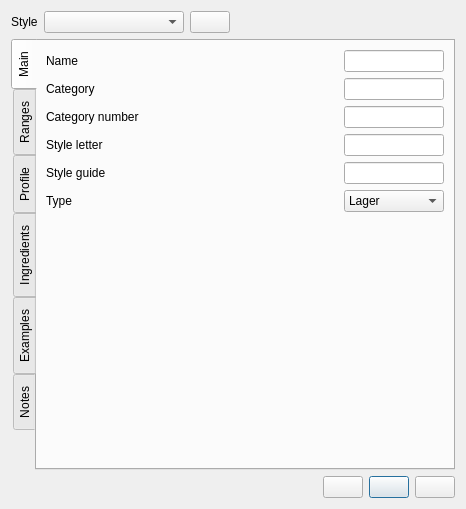
<?xml version="1.0" encoding="UTF-8"?>
<ui version="4.0">
 <class>styleEditor</class>
 <widget class="QDialog" name="styleEditor">
  <property name="geometry">
   <rect>
    <x>0</x>
    <y>0</y>
    <width>466</width>
    <height>509</height>
   </rect>
  </property>
  <property name="sizePolicy">
   <sizepolicy hsizetype="Preferred" vsizetype="Minimum">
    <horstretch>0</horstretch>
    <verstretch>0</verstretch>
   </sizepolicy>
  </property>
  <property name="windowTitle">
   <string>Style Editor</string>
  </property>
  <layout class="QVBoxLayout" name="verticalLayout">
   <item>
    <layout class="QHBoxLayout" name="horizontalLayout_styles">
     <item>
      <widget class="QLabel" name="label">
       <property name="text">
        <string>Style</string>
       </property>
      </widget>
     </item>
     <item>
      <widget class="QComboBox" name="styleComboBox">
       <property name="minimumSize">
        <size>
         <width>140</width>
         <height>0</height>
        </size>
       </property>
       <property name="sizeAdjustPolicy">
        <enum>QComboBox::AdjustToContents</enum>
       </property>
      </widget>
     </item>
     <item>
      <widget class="QPushButton" name="pushButton_remove">
       <property name="toolTip">
        <string>Delete selected style</string>
       </property>
       <property name="text">
        <string/>
       </property>
       <property name="icon">
        <iconset resource="../brewken.qrc">
         <normaloff>:/images/smallMinus.svg</normaloff>:/images/smallMinus.svg</iconset>
       </property>
       <property name="autoDefault">
        <bool>false</bool>
       </property>
      </widget>
     </item>
     <item>
      <spacer name="horizontalSpacer">
       <property name="orientation">
        <enum>Qt::Horizontal</enum>
       </property>
       <property name="sizeHint" stdset="0">
        <size>
         <width>40</width>
         <height>20</height>
        </size>
       </property>
      </spacer>
     </item>
    </layout>
   </item>
   <item>
    <widget class="QTabWidget" name="tabWidget_profile">
     <property name="sizePolicy">
      <sizepolicy hsizetype="Expanding" vsizetype="MinimumExpanding">
       <horstretch>0</horstretch>
       <verstretch>0</verstretch>
      </sizepolicy>
     </property>
     <property name="tabPosition">
      <enum>QTabWidget::West</enum>
     </property>
     <property name="currentIndex">
      <number>0</number>
     </property>
     <property name="usesScrollButtons">
      <bool>false</bool>
     </property>
     <widget class="QWidget" name="tab_main">
      <attribute name="title">
       <string>Main</string>
      </attribute>
      <layout class="QGridLayout" name="gridLayout">
       <item row="2" column="0">
        <widget class="QLabel" name="label_category">
         <property name="sizePolicy">
          <sizepolicy hsizetype="Expanding" vsizetype="Preferred">
           <horstretch>0</horstretch>
           <verstretch>0</verstretch>
          </sizepolicy>
         </property>
         <property name="toolTip">
          <string>Required</string>
         </property>
         <property name="text">
          <string>Category</string>
         </property>
         <property name="buddy">
          <cstring>lineEdit_category</cstring>
         </property>
        </widget>
       </item>
       <item row="5" column="3">
        <widget class="BtStringEdit" name="lineEdit_styleLetter">
         <property name="sizePolicy">
          <sizepolicy hsizetype="Fixed" vsizetype="Fixed">
           <horstretch>100</horstretch>
           <verstretch>0</verstretch>
          </sizepolicy>
         </property>
         <property name="minimumSize">
          <size>
           <width>100</width>
           <height>0</height>
          </size>
         </property>
         <property name="maximumSize">
          <size>
           <width>100</width>
           <height>16777215</height>
          </size>
         </property>
         <property name="toolTip">
          <string>Style letter</string>
         </property>
         <property name="editField" stdset="0">
          <string>styleLetter</string>
         </property>
        </widget>
       </item>
       <item row="6" column="3">
        <widget class="BtStringEdit" name="lineEdit_styleGuide">
         <property name="sizePolicy">
          <sizepolicy hsizetype="Fixed" vsizetype="Fixed">
           <horstretch>100</horstretch>
           <verstretch>0</verstretch>
          </sizepolicy>
         </property>
         <property name="minimumSize">
          <size>
           <width>100</width>
           <height>0</height>
          </size>
         </property>
         <property name="maximumSize">
          <size>
           <width>100</width>
           <height>16777215</height>
          </size>
         </property>
         <property name="toolTip">
          <string>Style guide</string>
         </property>
         <property name="editField" stdset="0">
          <string>styleGuide</string>
         </property>
        </widget>
       </item>
       <item row="4" column="3">
        <widget class="BtStringEdit" name="lineEdit_categoryNumber">
         <property name="sizePolicy">
          <sizepolicy hsizetype="Fixed" vsizetype="Fixed">
           <horstretch>100</horstretch>
           <verstretch>0</verstretch>
          </sizepolicy>
         </property>
         <property name="minimumSize">
          <size>
           <width>100</width>
           <height>0</height>
          </size>
         </property>
         <property name="maximumSize">
          <size>
           <width>100</width>
           <height>16777215</height>
          </size>
         </property>
         <property name="toolTip">
          <string>Category number</string>
         </property>
         <property name="editField" stdset="0">
          <string>categoryNumber</string>
         </property>
        </widget>
       </item>
       <item row="2" column="3">
        <widget class="BtStringEdit" name="lineEdit_category">
         <property name="sizePolicy">
          <sizepolicy hsizetype="Fixed" vsizetype="Fixed">
           <horstretch>100</horstretch>
           <verstretch>0</verstretch>
          </sizepolicy>
         </property>
         <property name="minimumSize">
          <size>
           <width>100</width>
           <height>0</height>
          </size>
         </property>
         <property name="maximumSize">
          <size>
           <width>100</width>
           <height>16777215</height>
          </size>
         </property>
         <property name="toolTip">
          <string>Category</string>
         </property>
         <property name="editField" stdset="0">
          <string>category</string>
         </property>
        </widget>
       </item>
       <item row="7" column="0">
        <widget class="QLabel" name="label_type">
         <property name="sizePolicy">
          <sizepolicy hsizetype="Expanding" vsizetype="Preferred">
           <horstretch>0</horstretch>
           <verstretch>0</verstretch>
          </sizepolicy>
         </property>
         <property name="toolTip">
          <string>Required</string>
         </property>
         <property name="text">
          <string>Type</string>
         </property>
        </widget>
       </item>
       <item row="7" column="3">
        <widget class="QComboBox" name="comboBox_type">
         <property name="sizePolicy">
          <sizepolicy hsizetype="Fixed" vsizetype="Fixed">
           <horstretch>100</horstretch>
           <verstretch>0</verstretch>
          </sizepolicy>
         </property>
         <property name="minimumSize">
          <size>
           <width>100</width>
           <height>0</height>
          </size>
         </property>
         <property name="maximumSize">
          <size>
           <width>100</width>
           <height>16777215</height>
          </size>
         </property>
         <property name="toolTip">
          <string>Type of beverage</string>
         </property>
         <item>
          <property name="text">
           <string>Lager</string>
          </property>
         </item>
         <item>
          <property name="text">
           <string>Ale</string>
          </property>
         </item>
         <item>
          <property name="text">
           <string>Mead</string>
          </property>
         </item>
         <item>
          <property name="text">
           <string>Wheat</string>
          </property>
         </item>
         <item>
          <property name="text">
           <string>Mixed</string>
          </property>
         </item>
         <item>
          <property name="text">
           <string>Cider</string>
          </property>
         </item>
        </widget>
       </item>
       <item row="0" column="0">
        <widget class="QLabel" name="label_name">
         <property name="sizePolicy">
          <sizepolicy hsizetype="Expanding" vsizetype="Preferred">
           <horstretch>0</horstretch>
           <verstretch>0</verstretch>
          </sizepolicy>
         </property>
         <property name="toolTip">
          <string>Required</string>
         </property>
         <property name="text">
          <string>Name</string>
         </property>
         <property name="buddy">
          <cstring>lineEdit_name</cstring>
         </property>
        </widget>
       </item>
       <item row="4" column="0" colspan="3">
        <widget class="QLabel" name="label_categoryNumber">
         <property name="sizePolicy">
          <sizepolicy hsizetype="Expanding" vsizetype="Preferred">
           <horstretch>0</horstretch>
           <verstretch>0</verstretch>
          </sizepolicy>
         </property>
         <property name="toolTip">
          <string>Required</string>
         </property>
         <property name="text">
          <string>Category number</string>
         </property>
         <property name="buddy">
          <cstring>lineEdit_categoryNumber</cstring>
         </property>
        </widget>
       </item>
       <item row="5" column="0" colspan="2">
        <widget class="QLabel" name="label_styleLetter">
         <property name="sizePolicy">
          <sizepolicy hsizetype="Expanding" vsizetype="Preferred">
           <horstretch>0</horstretch>
           <verstretch>0</verstretch>
          </sizepolicy>
         </property>
         <property name="toolTip">
          <string>Required</string>
         </property>
         <property name="text">
          <string>Style letter</string>
         </property>
         <property name="buddy">
          <cstring>lineEdit_styleLetter</cstring>
         </property>
        </widget>
       </item>
       <item row="0" column="3">
        <widget class="BtStringEdit" name="lineEdit_name">
         <property name="sizePolicy">
          <sizepolicy hsizetype="Fixed" vsizetype="Fixed">
           <horstretch>100</horstretch>
           <verstretch>0</verstretch>
          </sizepolicy>
         </property>
         <property name="minimumSize">
          <size>
           <width>100</width>
           <height>0</height>
          </size>
         </property>
         <property name="maximumSize">
          <size>
           <width>100</width>
           <height>16777215</height>
          </size>
         </property>
         <property name="toolTip">
          <string>Name</string>
         </property>
         <property name="editField" stdset="0">
          <string>name</string>
         </property>
        </widget>
       </item>
       <item row="6" column="0" colspan="2">
        <widget class="QLabel" name="label_styleGuide">
         <property name="sizePolicy">
          <sizepolicy hsizetype="Expanding" vsizetype="Preferred">
           <horstretch>0</horstretch>
           <verstretch>0</verstretch>
          </sizepolicy>
         </property>
         <property name="toolTip">
          <string>Required</string>
         </property>
         <property name="text">
          <string>Style guide</string>
         </property>
         <property name="buddy">
          <cstring>lineEdit_styleGuide</cstring>
         </property>
        </widget>
       </item>
       <item row="8" column="0">
        <spacer name="verticalSpacer">
         <property name="orientation">
          <enum>Qt::Vertical</enum>
         </property>
         <property name="sizeHint" stdset="0">
          <size>
           <width>20</width>
           <height>40</height>
          </size>
         </property>
        </spacer>
       </item>
      </layout>
     </widget>
     <widget class="QWidget" name="tab_ranges">
      <attribute name="title">
       <string>Ranges</string>
      </attribute>
      <layout class="QGridLayout" name="gridLayout_2">
       <item row="3" column="2">
        <widget class="BtGenericEdit" name="lineEdit_ibuMax">
         <property name="sizePolicy">
          <sizepolicy hsizetype="Expanding" vsizetype="Fixed">
           <horstretch>100</horstretch>
           <verstretch>0</verstretch>
          </sizepolicy>
         </property>
         <property name="minimumSize">
          <size>
           <width>100</width>
           <height>0</height>
          </size>
         </property>
         <property name="editField" stdset="0">
          <string notr="true">ibuMax</string>
         </property>
        </widget>
       </item>
       <item row="4" column="1">
        <widget class="BtColorEdit" name="lineEdit_colorMin">
         <property name="sizePolicy">
          <sizepolicy hsizetype="Expanding" vsizetype="Fixed">
           <horstretch>100</horstretch>
           <verstretch>0</verstretch>
          </sizepolicy>
         </property>
         <property name="minimumSize">
          <size>
           <width>100</width>
           <height>0</height>
          </size>
         </property>
         <property name="editField" stdset="0">
          <string notr="true">colorMin_srm</string>
         </property>
        </widget>
       </item>
       <item row="6" column="2">
        <widget class="BtGenericEdit" name="lineEdit_abvMax">
         <property name="sizePolicy">
          <sizepolicy hsizetype="Expanding" vsizetype="Fixed">
           <horstretch>100</horstretch>
           <verstretch>0</verstretch>
          </sizepolicy>
         </property>
         <property name="minimumSize">
          <size>
           <width>100</width>
           <height>0</height>
          </size>
         </property>
         <property name="editField" stdset="0">
          <string notr="true">abvMax_pct</string>
         </property>
        </widget>
       </item>
       <item row="0" column="2">
        <widget class="QLabel" name="label_max">
         <property name="text">
          <string>Max</string>
         </property>
        </widget>
       </item>
       <item row="5" column="1">
        <widget class="BtGenericEdit" name="lineEdit_carbMin">
         <property name="sizePolicy">
          <sizepolicy hsizetype="Expanding" vsizetype="Fixed">
           <horstretch>100</horstretch>
           <verstretch>0</verstretch>
          </sizepolicy>
         </property>
         <property name="minimumSize">
          <size>
           <width>100</width>
           <height>0</height>
          </size>
         </property>
         <property name="editField" stdset="0">
          <string notr="true">carbMin_vol</string>
         </property>
        </widget>
       </item>
       <item row="2" column="0">
        <widget class="BtDensityLabel" name="label_fg">
         <property name="contextMenuPolicy">
          <enum>Qt::CustomContextMenu</enum>
         </property>
         <property name="text">
          <string>FG</string>
         </property>
         <property name="editField" stdset="0">
          <string notr="true">fg</string>
         </property>
        </widget>
       </item>
       <item row="6" column="0">
        <widget class="QLabel" name="label_abv">
         <property name="text">
          <string>ABV (pct)</string>
         </property>
        </widget>
       </item>
       <item row="1" column="1">
        <widget class="BtDensityEdit" name="lineEdit_ogMin">
         <property name="sizePolicy">
          <sizepolicy hsizetype="Expanding" vsizetype="Fixed">
           <horstretch>100</horstretch>
           <verstretch>0</verstretch>
          </sizepolicy>
         </property>
         <property name="minimumSize">
          <size>
           <width>100</width>
           <height>0</height>
          </size>
         </property>
         <property name="editField" stdset="0">
          <string notr="true">ogMin</string>
         </property>
        </widget>
       </item>
       <item row="3" column="1">
        <widget class="BtGenericEdit" name="lineEdit_ibuMin">
         <property name="sizePolicy">
          <sizepolicy hsizetype="Expanding" vsizetype="Fixed">
           <horstretch>100</horstretch>
           <verstretch>0</verstretch>
          </sizepolicy>
         </property>
         <property name="minimumSize">
          <size>
           <width>100</width>
           <height>0</height>
          </size>
         </property>
         <property name="editField" stdset="0">
          <string notr="true">ibuMin</string>
         </property>
        </widget>
       </item>
       <item row="1" column="2">
        <widget class="BtDensityEdit" name="lineEdit_ogMax">
         <property name="sizePolicy">
          <sizepolicy hsizetype="Expanding" vsizetype="Fixed">
           <horstretch>100</horstretch>
           <verstretch>0</verstretch>
          </sizepolicy>
         </property>
         <property name="minimumSize">
          <size>
           <width>100</width>
           <height>0</height>
          </size>
         </property>
         <property name="editField" stdset="0">
          <string notr="true">ogMax</string>
         </property>
        </widget>
       </item>
       <item row="4" column="2">
        <widget class="BtColorEdit" name="lineEdit_colorMax">
         <property name="sizePolicy">
          <sizepolicy hsizetype="Expanding" vsizetype="Fixed">
           <horstretch>100</horstretch>
           <verstretch>0</verstretch>
          </sizepolicy>
         </property>
         <property name="minimumSize">
          <size>
           <width>100</width>
           <height>0</height>
          </size>
         </property>
         <property name="editField" stdset="0">
          <string notr="true">colorMax_srm</string>
         </property>
        </widget>
       </item>
       <item row="2" column="1">
        <widget class="BtDensityEdit" name="lineEdit_fgMin">
         <property name="sizePolicy">
          <sizepolicy hsizetype="Expanding" vsizetype="Fixed">
           <horstretch>100</horstretch>
           <verstretch>0</verstretch>
          </sizepolicy>
         </property>
         <property name="minimumSize">
          <size>
           <width>100</width>
           <height>0</height>
          </size>
         </property>
         <property name="editField" stdset="0">
          <string notr="true">fgMin</string>
         </property>
        </widget>
       </item>
       <item row="5" column="0">
        <widget class="QLabel" name="label_carb">
         <property name="text">
          <string>Carb (vols)</string>
         </property>
        </widget>
       </item>
       <item row="2" column="2">
        <widget class="BtDensityEdit" name="lineEdit_fgMax">
         <property name="sizePolicy">
          <sizepolicy hsizetype="Expanding" vsizetype="Fixed">
           <horstretch>100</horstretch>
           <verstretch>0</verstretch>
          </sizepolicy>
         </property>
         <property name="minimumSize">
          <size>
           <width>100</width>
           <height>0</height>
          </size>
         </property>
         <property name="editField" stdset="0">
          <string notr="true">fgMax</string>
         </property>
        </widget>
       </item>
       <item row="4" column="0">
        <widget class="BtColorLabel" name="label_color">
         <property name="contextMenuPolicy">
          <enum>Qt::CustomContextMenu</enum>
         </property>
         <property name="text">
          <string>Color (SRM)</string>
         </property>
         <property name="editField" stdset="0">
          <string notr="true">color_srm</string>
         </property>
        </widget>
       </item>
       <item row="6" column="1">
        <widget class="BtGenericEdit" name="lineEdit_abvMin">
         <property name="sizePolicy">
          <sizepolicy hsizetype="Expanding" vsizetype="Fixed">
           <horstretch>100</horstretch>
           <verstretch>0</verstretch>
          </sizepolicy>
         </property>
         <property name="minimumSize">
          <size>
           <width>100</width>
           <height>0</height>
          </size>
         </property>
         <property name="editField" stdset="0">
          <string notr="true">abvMin_pct</string>
         </property>
        </widget>
       </item>
       <item row="1" column="0">
        <widget class="BtDensityLabel" name="label_og">
         <property name="contextMenuPolicy">
          <enum>Qt::CustomContextMenu</enum>
         </property>
         <property name="text">
          <string>OG</string>
         </property>
         <property name="editField" stdset="0">
          <string notr="true">og</string>
         </property>
        </widget>
       </item>
       <item row="5" column="2">
        <widget class="BtGenericEdit" name="lineEdit_carbMax">
         <property name="sizePolicy">
          <sizepolicy hsizetype="Expanding" vsizetype="Fixed">
           <horstretch>100</horstretch>
           <verstretch>0</verstretch>
          </sizepolicy>
         </property>
         <property name="minimumSize">
          <size>
           <width>100</width>
           <height>0</height>
          </size>
         </property>
         <property name="editField" stdset="0">
          <string notr="true">carbMax_vol</string>
         </property>
        </widget>
       </item>
       <item row="0" column="1">
        <widget class="QLabel" name="label_min">
         <property name="text">
          <string>Min</string>
         </property>
        </widget>
       </item>
       <item row="3" column="0">
        <widget class="QLabel" name="label_ibu">
         <property name="text">
          <string>IBUs</string>
         </property>
        </widget>
       </item>
       <item row="7" column="1">
        <spacer name="verticalSpacer_2">
         <property name="orientation">
          <enum>Qt::Vertical</enum>
         </property>
         <property name="sizeHint" stdset="0">
          <size>
           <width>20</width>
           <height>40</height>
          </size>
         </property>
        </spacer>
       </item>
      </layout>
     </widget>
     <widget class="QWidget" name="tab">
      <attribute name="title">
       <string>Profile</string>
      </attribute>
      <layout class="QVBoxLayout" name="verticalLayout_9">
       <item>
        <widget class="QTextEdit" name="textEdit_profile">
         <property name="sizePolicy">
          <sizepolicy hsizetype="Expanding" vsizetype="MinimumExpanding">
           <horstretch>0</horstretch>
           <verstretch>0</verstretch>
          </sizepolicy>
         </property>
         <property name="maximumSize">
          <size>
           <width>16777215</width>
           <height>16777215</height>
          </size>
         </property>
        </widget>
       </item>
      </layout>
     </widget>
     <widget class="QWidget" name="tab_2">
      <attribute name="title">
       <string>Ingredients</string>
      </attribute>
      <layout class="QVBoxLayout" name="verticalLayout_10">
       <item>
        <widget class="QTextEdit" name="textEdit_ingredients">
         <property name="sizePolicy">
          <sizepolicy hsizetype="Expanding" vsizetype="MinimumExpanding">
           <horstretch>0</horstretch>
           <verstretch>0</verstretch>
          </sizepolicy>
         </property>
        </widget>
       </item>
      </layout>
     </widget>
     <widget class="QWidget" name="tab_3">
      <attribute name="title">
       <string>Examples</string>
      </attribute>
      <layout class="QVBoxLayout" name="verticalLayout_11">
       <item>
        <widget class="QTextEdit" name="textEdit_examples">
         <property name="sizePolicy">
          <sizepolicy hsizetype="Expanding" vsizetype="MinimumExpanding">
           <horstretch>0</horstretch>
           <verstretch>0</verstretch>
          </sizepolicy>
         </property>
        </widget>
       </item>
      </layout>
     </widget>
     <widget class="QWidget" name="tab_4">
      <attribute name="title">
       <string>Notes</string>
      </attribute>
      <layout class="QVBoxLayout" name="verticalLayout_12">
       <item>
        <widget class="QTextEdit" name="textEdit_notes"/>
       </item>
      </layout>
     </widget>
    </widget>
   </item>
   <item>
    <layout class="QHBoxLayout" name="horizontalLayout">
     <item>
      <spacer name="horizontalSpacer_2">
       <property name="orientation">
        <enum>Qt::Horizontal</enum>
       </property>
       <property name="sizeHint" stdset="0">
        <size>
         <width>40</width>
         <height>20</height>
        </size>
       </property>
      </spacer>
     </item>
     <item>
      <widget class="QPushButton" name="pushButton_new">
       <property name="toolTip">
        <string>New style</string>
       </property>
       <property name="text">
        <string/>
       </property>
       <property name="icon">
        <iconset resource="../brewken.qrc">
         <normaloff>:/images/smallPlus.svg</normaloff>:/images/smallPlus.svg</iconset>
       </property>
       <property name="autoDefault">
        <bool>false</bool>
       </property>
      </widget>
     </item>
     <item>
      <widget class="QPushButton" name="pushButton_save">
       <property name="toolTip">
        <string>Save and close</string>
       </property>
       <property name="text">
        <string/>
       </property>
       <property name="icon">
        <iconset resource="../brewken.qrc">
         <normaloff>:/images/filesave.svg</normaloff>:/images/filesave.svg</iconset>
       </property>
       <property name="autoDefault">
        <bool>false</bool>
       </property>
       <property name="default">
        <bool>true</bool>
       </property>
      </widget>
     </item>
     <item>
      <widget class="QPushButton" name="pushButton_cancel">
       <property name="toolTip">
        <string>Discard and close</string>
       </property>
       <property name="text">
        <string/>
       </property>
       <property name="icon">
        <iconset resource="../brewken.qrc">
         <normaloff>:/images/exit.svg</normaloff>:/images/exit.svg</iconset>
       </property>
       <property name="autoDefault">
        <bool>false</bool>
       </property>
      </widget>
     </item>
    </layout>
   </item>
  </layout>
 </widget>
 <customwidgets>
  <customwidget>
   <class>BtGenericEdit</class>
   <extends>QLineEdit</extends>
   <header>BtLineEdit.h</header>
  </customwidget>
  <customwidget>
   <class>BtStringEdit</class>
   <extends>QLineEdit</extends>
   <header>BtLineEdit.h</header>
  </customwidget>
  <customwidget>
   <class>BtColorLabel</class>
   <extends>QLabel</extends>
   <header>BtLabel.h</header>
   <slots>
    <signal>labelChanged(Unit::unitDisplay,Unit::unitScale)</signal>
   </slots>
  </customwidget>
  <customwidget>
   <class>BtColorEdit</class>
   <extends>QLineEdit</extends>
   <header>BtLineEdit.h</header>
   <slots>
    <slot>lineChanged(Unit::unitDisplay,Unit::unitScale)</slot>
   </slots>
  </customwidget>
  <customwidget>
   <class>BtDensityLabel</class>
   <extends>QLabel</extends>
   <header>BtLabel.h</header>
   <slots>
    <signal>labelChanged(Unit::unitDisplay,Unit::unitScale)</signal>
   </slots>
  </customwidget>
  <customwidget>
   <class>BtDensityEdit</class>
   <extends>QLineEdit</extends>
   <header>BtLineEdit.h</header>
   <slots>
    <slot>lineChanged(Unit::unitDisplay,Unit::unitScale)</slot>
   </slots>
  </customwidget>
 </customwidgets>
 <tabstops>
  <tabstop>tabWidget_profile</tabstop>
  <tabstop>styleComboBox</tabstop>
  <tabstop>pushButton_remove</tabstop>
  <tabstop>lineEdit_name</tabstop>
  <tabstop>lineEdit_category</tabstop>
  <tabstop>lineEdit_categoryNumber</tabstop>
  <tabstop>lineEdit_styleLetter</tabstop>
  <tabstop>lineEdit_styleGuide</tabstop>
  <tabstop>comboBox_type</tabstop>
  <tabstop>lineEdit_ogMin</tabstop>
  <tabstop>lineEdit_ogMax</tabstop>
  <tabstop>lineEdit_fgMin</tabstop>
  <tabstop>lineEdit_fgMax</tabstop>
  <tabstop>lineEdit_ibuMin</tabstop>
  <tabstop>lineEdit_ibuMax</tabstop>
  <tabstop>lineEdit_colorMin</tabstop>
  <tabstop>lineEdit_colorMax</tabstop>
  <tabstop>lineEdit_carbMin</tabstop>
  <tabstop>lineEdit_carbMax</tabstop>
  <tabstop>lineEdit_abvMin</tabstop>
  <tabstop>lineEdit_abvMax</tabstop>
  <tabstop>pushButton_new</tabstop>
  <tabstop>pushButton_save</tabstop>
  <tabstop>pushButton_cancel</tabstop>
  <tabstop>textEdit_profile</tabstop>
  <tabstop>textEdit_ingredients</tabstop>
  <tabstop>textEdit_examples</tabstop>
  <tabstop>textEdit_notes</tabstop>
 </tabstops>
 <resources>
  <include location="../brewken.qrc"/>
 </resources>
 <connections>
  <connection>
   <sender>label_og</sender>
   <signal>labelChanged(Unit::unitDisplay,Unit::unitScale)</signal>
   <receiver>lineEdit_ogMin</receiver>
   <slot>lineChanged(Unit::unitDisplay,Unit::unitScale)</slot>
   <hints>
    <hint type="sourcelabel">
     <x>43</x>
     <y>284</y>
    </hint>
    <hint type="destinationlabel">
     <x>128</x>
     <y>284</y>
    </hint>
   </hints>
  </connection>
  <connection>
   <sender>label_og</sender>
   <signal>labelChanged(Unit::unitDisplay,Unit::unitScale)</signal>
   <receiver>lineEdit_ogMax</receiver>
   <slot>lineChanged(Unit::unitDisplay,Unit::unitScale)</slot>
   <hints>
    <hint type="sourcelabel">
     <x>43</x>
     <y>284</y>
    </hint>
    <hint type="destinationlabel">
     <x>232</x>
     <y>284</y>
    </hint>
   </hints>
  </connection>
  <connection>
   <sender>label_fg</sender>
   <signal>labelChanged(Unit::unitDisplay,Unit::unitScale)</signal>
   <receiver>lineEdit_fgMin</receiver>
   <slot>lineChanged(Unit::unitDisplay,Unit::unitScale)</slot>
   <hints>
    <hint type="sourcelabel">
     <x>43</x>
     <y>310</y>
    </hint>
    <hint type="destinationlabel">
     <x>128</x>
     <y>310</y>
    </hint>
   </hints>
  </connection>
  <connection>
   <sender>label_fg</sender>
   <signal>labelChanged(Unit::unitDisplay,Unit::unitScale)</signal>
   <receiver>lineEdit_fgMax</receiver>
   <slot>lineChanged(Unit::unitDisplay,Unit::unitScale)</slot>
   <hints>
    <hint type="sourcelabel">
     <x>43</x>
     <y>310</y>
    </hint>
    <hint type="destinationlabel">
     <x>232</x>
     <y>310</y>
    </hint>
   </hints>
  </connection>
  <connection>
   <sender>label_color</sender>
   <signal>labelChanged(Unit::unitDisplay,Unit::unitScale)</signal>
   <receiver>lineEdit_colorMin</receiver>
   <slot>lineChanged(Unit::unitDisplay,Unit::unitScale)</slot>
   <hints>
    <hint type="sourcelabel">
     <x>43</x>
     <y>362</y>
    </hint>
    <hint type="destinationlabel">
     <x>128</x>
     <y>362</y>
    </hint>
   </hints>
  </connection>
  <connection>
   <sender>label_color</sender>
   <signal>labelChanged(Unit::unitDisplay,Unit::unitScale)</signal>
   <receiver>lineEdit_colorMax</receiver>
   <slot>lineChanged(Unit::unitDisplay,Unit::unitScale)</slot>
   <hints>
    <hint type="sourcelabel">
     <x>43</x>
     <y>362</y>
    </hint>
    <hint type="destinationlabel">
     <x>232</x>
     <y>362</y>
    </hint>
   </hints>
  </connection>
 </connections>
</ui>
